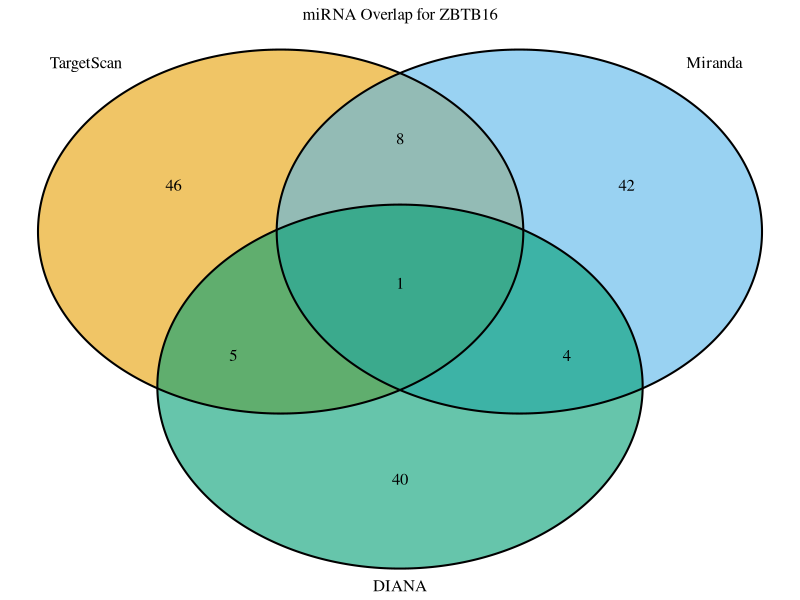
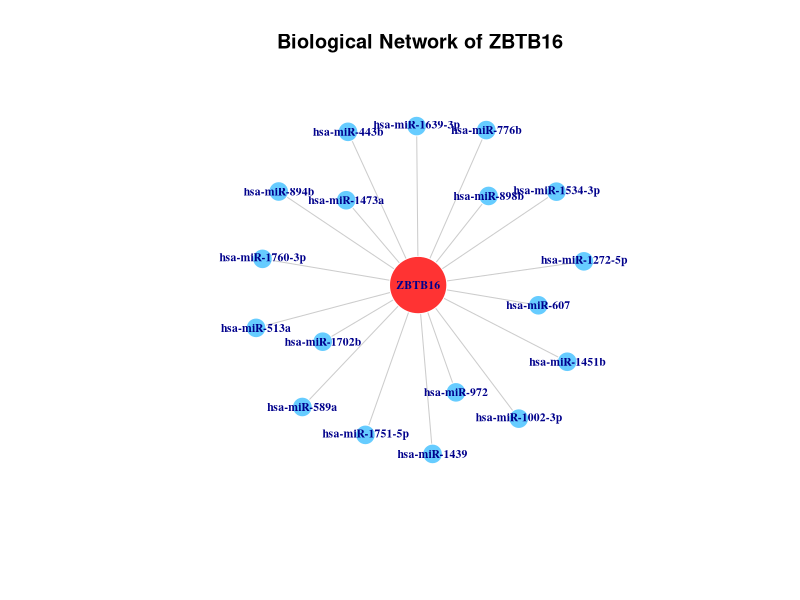

Recreate these plots in R, in order.
rm(list = ls())
library(VennDiagram)
library(igraph)
library(grid)
target_gene <- "ZBTB16"

generate_mirna_names <- function(n) {
  numbers <- sample(1:2000, n)
  suffixes <- c("-3p", "-5p", "", "a", "b")
  paste0("hsa-miR-", numbers, sample(suffixes, n, replace = TRUE))
}

#making pool of mirnas
all_mirnas <- generate_mirna_names(500)

set.seed(456)
#making 3 datasets
db_targetscan <- sample(all_mirnas, 60)
db_miranda    <- sample(all_mirnas, 55)
db_diana      <- sample(all_mirnas, 50)

#venn diagram
futile.logger::flog.threshold(futile.logger::ERROR)
venn_list <- list(TargetScan = db_targetscan, Miranda = db_miranda, DIANA = db_diana)

venn_plot <- venn.diagram(
  x = venn_list,
  filename = NULL,
  fill = c("#E69F00", "#56B4E9", "#009E73"),
  alpha = 0.6,
  main = paste("miRNA Overlap for", target_gene)
)

grid.newpage()
grid.draw(venn_plot)

#finding intersections
common_nodes <- unique(c(
  intersect(db_targetscan, db_miranda),
  intersect(db_miranda, db_diana),
  intersect(db_targetscan, db_diana)
))

edges <- data.frame(from = target_gene, to = common_nodes)
g <- graph_from_data_frame(edges, directed = FALSE)

# گرافیک شبکه
V(g)$color <- ifelse(V(g)$name == target_gene, "#FF3333", "#66CCFF")
V(g)$size <- ifelse(V(g)$name == target_gene, 35, 12)
V(g)$label.cex <- 0.7
V(g)$label.font <- 2

plot(g, 
     layout = layout_with_kk(g),
     vertex.frame.color = "white",
     edge.color = "gray80",
     main = paste("Biological Network of", target_gene))


png("Venn_Biological.png", width=900, height=900, res=130)
grid.draw(venn_plot)
dev.off()

png("Network_Biological.png", width=900, height=900, res=130)
plot(g, layout = layout_with_kk(g))
dev.off()
